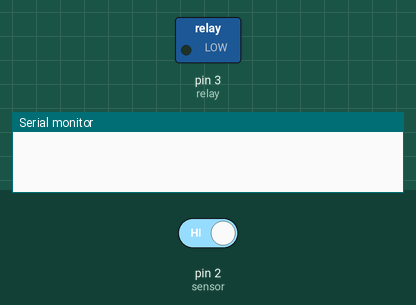
Recording of a sketch running on a simulated Arduino Uno, built with avr-gcc and run on an emulated ATmega328P. Parts: switched loads named in the sketch (green lamp = pin HIGH), the last lines printed to the serial monitor. The test bench sets the inputs (shaded band); at power-on: pin 2 (sensor) HIGH.

Above: at 1.2 s.
1.3 s: pin 2 (sensor) driven LOW
At 2.4 s:
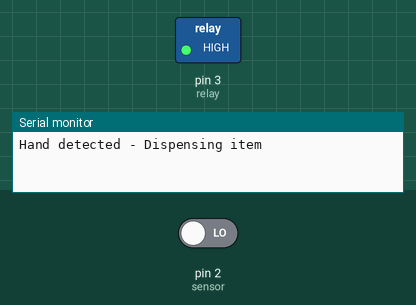
4.3 s: pin 2 (sensor) driven HIGH
At 5.2 s:
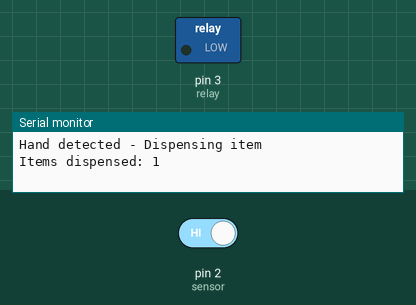
Timing chart, 0 to 7.3 s (numbered marks = the images above; inputs shaded):
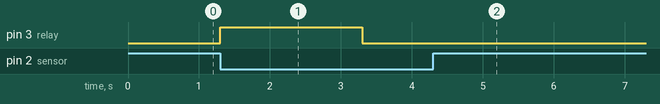

Measured:
- after the input at 1.3 s, pin 3 (relay): LOW → HIGH at once, → LOW 2.0 s later
- after the input at 4.3 s, pin 3 (relay): stays LOW (without the input it goes to HIGH after 2.0 s)

The sketch:

week13.ino
```cpp
int sensor = 2;
int relay = 3;
int count = 0;

void setup() {
  pinMode(sensor, INPUT);
  pinMode(relay, OUTPUT);
  Serial.begin(9600);
}

void loop() {
  if (digitalRead(sensor) == LOW) {
    Serial.println("Hand detected - Dispensing item");
    digitalWrite(relay, HIGH);
    delay(2000);
    digitalWrite(relay, LOW);

    count++;
    Serial.print("Items dispensed: ");
    Serial.println(count);

    delay(3000);
  }
}
```
